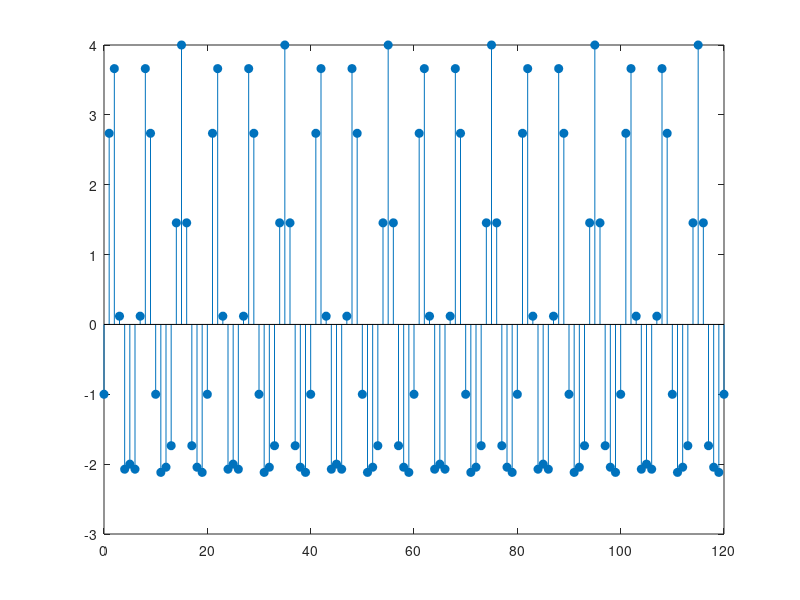

MATLAB code for this plot:
% x(n) = 3sin(0.3*pi*n) - cos(0.6*pi*n) , n = 0, ..., 120

n = 0:120;
x = 3*sin(0.3*pi*n) - cos(0.6*pi*n);
stem(n, x, 'fill');
